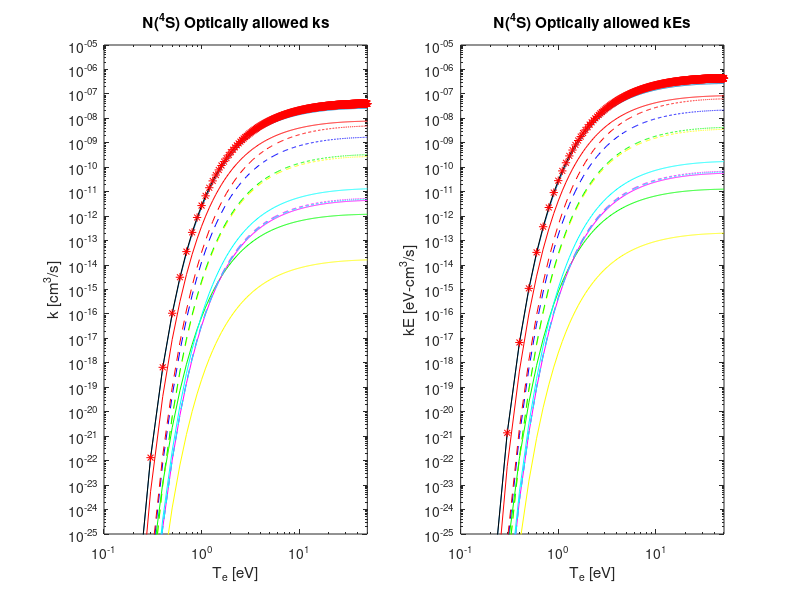
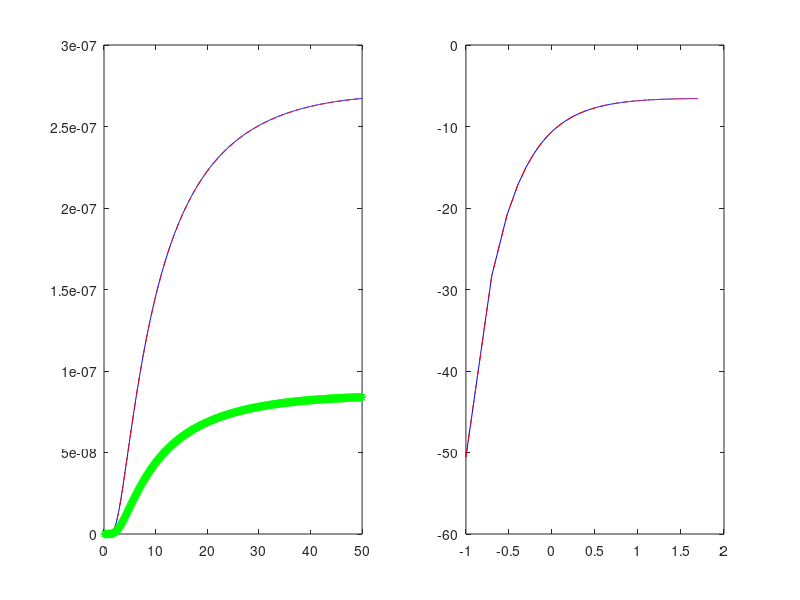

Source code (MATLAB) for these figures, in order:
function atomicN_excitation_allowed
%%%%%%%%%%%%%%%%%%%%%%%%%%%%%%%%%%%%%%%%%%%%%%%%%%%%%%%%%%%%%%%%%%%%%%%%
%%%
%%%   Computes the excitation rate constant for optically allowed
%%%   transitions for some atomic nitrogen species for Maxwellian
%%%   electrons. The formula for the rate constant is
%%%   
%%%   kmn = 1.6e-5*fnm*gnm/(Unm*sqrt(Te))*exp(-Unm/Te)
%%%
%%%   See NRL formulary pg 52 eq. (4)
%%%   See Taylor 1988 CR
%%%   See J. Phys. Chem. Ref. Data, Vol. 36, No. 4, 2007
%%%   See FLYCHCK manual pg 25
%%%


writedata = 0;


%%%    create electron temperature grid
%
Te = 0.1:0.1:50;   % [eV]
   
%%%%%%%%%%%%%%%%%%%%%%%%%%%%%%%%%%%%%%%%%%%%%%%%%%%%%%%%%%%%%%%%%%%%%%%
%%%
%%%           Define data for 4S transitions (29 total)
%%%

%%%   4S -> 4P3s (has 3 different spin states)
%
J = [1/2     3/2     5/2];
U = [10.326  10.330  10.336];   % [eV]
A = [4.00e0  4.03e0  4.07e0]*1e8;   % Einstein coefficient [Hz]
f = [4.32e-2 8.69e-2 1.32e-1];  % oscillator strength
%
k_1 = opt_allowed_Maxwell(Te,U(1),f(1));
k_2 = opt_allowed_Maxwell(Te,U(2),f(2));
k_3 = opt_allowed_Maxwell(Te,U(3),f(3));

k_4S_4P3s = k_1 + k_2 + k_3;
kE_4S_4P3s = U(1)*k_1 + U(2)*k_2 + U(3)*k_3;
kE4S4P3S_2 = 10.3319*opt_allowed_Maxwell(Te,10.3319,2.62e-1);
k_4Stot  = k_4S_4P3s;
kE_4Stot = kE_4S_4P3s;

%%%   4S -> 2P3s (has 2 different spin states)
%
J = [1/2     3/2];
U = [10.680  10.690];   % [eV]
A = [2.72e-4 4.94e-4]*1e8;   % Einstein coefficient [Hz]
f = [2.75e-6 9.96e-6];  % oscillator strength
%
k_1 = opt_allowed_Maxwell(Te,U(1),f(1));
k_2 = opt_allowed_Maxwell(Te,U(2),f(2));

k_4S_2P3s = k_1 + k_2;
kE_4S_2P3s = U(1)*k_1 + U(2)*k_2;
k_4Stot  = k_4Stot  + k_4S_2P3s;
kE_4Stot = kE_4Stot + kE_4S_2P3s;

%%%   4S -> 4P2p4 (has 3 different spin states)
%
J = [1/2     3/2     5/2];
U = [10.932  10.929  10.924];   % [eV]
A = [1.51e00 1.49e00 1.44e00]*1e8;   % Einstein coefficient [Hz]
f = [1.46e-2 2.87e-2 4.16e-2];  % oscillator strength
%
k_1 = opt_allowed_Maxwell(Te,U(1),f(1));
k_2 = opt_allowed_Maxwell(Te,U(2),f(2));
k_3 = opt_allowed_Maxwell(Te,U(3),f(3));

k_4S_4Pp4 = k_1 + k_2 + k_3;
kE_4S_4Pp4 = U(1)*k_1 + U(2)*k_2 + U(3)*k_3;
kE4S4Pp4_2 = 10.92*opt_allowed_Maxwell(Te,10.92,8.49e-2);
k_4Stot  = k_4Stot  + k_4S_4Pp4;
kE_4Stot = kE_4Stot + kE_4S_4Pp4;


%%%   4S -> 2D3s (has 2 different spin states)
%
J = [3/2     5/2];
U = [12.357  12.357];   % [eV]
A = [1.86e-6 8.40e-6]*1e8;   % Einstein coefficient [Hz]
f = [2.81e-8 1.90e-7];  % oscillator strength
%
k_1 = opt_allowed_Maxwell(Te,U(1),f(1));
k_2 = opt_allowed_Maxwell(Te,U(2),f(2));

k_4S_2D3s = k_1 + k_2;
kE_4S_2D3s = U(1)*k_1 + U(2)*k_2;
k_4Stot  = k_4Stot  + k_4S_2D3s;
kE_4Stot = kE_4Stot + kE_4S_2D3s;


%%%   4S -> 4P4s (has 3 different spin states)
%
J = [1/2     3/2     5/2];
U = [12.848  12.853  12.862];   % [eV]
A = [5.52e-1 5.66e-1 5.94e-1]*1e8;   % Einstein coefficient [Hz]
f = [3.86e-3 7.90e-3 1.24e-2];  % oscillator strength
%
k_1 = opt_allowed_Maxwell(Te,U(1),f(1));
k_2 = opt_allowed_Maxwell(Te,U(2),f(2));
k_3 = opt_allowed_Maxwell(Te,U(3),f(3));

k_4S_4P4s  = k_1 + k_2 + k_3;
kE_4S_4P4s = U(1)*k_1 + U(2)*k_2 + U(3)*k_3;
k_4Stot  = k_4Stot  + k_4S_4P4s;
kE_4Stot = kE_4Stot + kE_4S_4P4s;


%%%   4S -> 2P4s (has 2 different spin states)
%
J = [1/2     3/2];
U = [12.912  12.922];   % [eV]
A = [1.69e-3 3.75e-3]*1e8;   % Einstein coefficient [Hz]
f = [1.16e-5 5.18e-5];  % oscillator strength
%
k_1 = opt_allowed_Maxwell(Te,U(1),f(1));
k_2 = opt_allowed_Maxwell(Te,U(2),f(2));

k_4S_2P4s = k_1 + k_2;
kE_4S_2P4s = U(1)*k_1 + U(2)*k_2;
k_4Stot  = k_4Stot  + k_4S_2P4s;
kE_4Stot = kE_4Stot + kE_4S_2P4s;


%%%   4S -> 2P3d (has 2 different spin states)
%
J = [1/2     3/2];
U = [12.975  12.971];   % [eV]
A = [2.63e-3 4.29e-3]*1e8;   % Einstein coefficient [Hz]
f = [1.80e-5 5.88e-5];  % oscillator strength
%
k_1 = opt_allowed_Maxwell(Te,U(1),f(1));
k_2 = opt_allowed_Maxwell(Te,U(2),f(2));

k_4S_2P3d = k_1 + k_2;
kE_4S_2P3d = U(1)*k_1 + U(2)*k_2;
k_4Stot  = k_4Stot  + k_4S_2P3d;
kE_4Stot = kE_4Stot + kE_4S_2P3d;


%%%   4S -> 4F3d (has 2 different spin states)
%
J = [3/2     5/2];
U = [12.977  12.979];   % [eV]
A = [1.40e-4 3.37e-3]*1e8;   % Einstein coefficient [Hz]
f = [1.91e-6 6.92e-5];  % oscillator strength
%
k_1 = opt_allowed_Maxwell(Te,U(1),f(1));
k_2 = opt_allowed_Maxwell(Te,U(2),f(2));

k_4S_4F3d = k_1 + k_2;
kE_4S_4F3d = U(1)*k_1 + U(2)*k_2;
k_4Stot  = k_4Stot  + k_4S_4F3d;
kE_4Stot = kE_4Stot + kE_4S_4F3d;


%%%   4S -> 2F3d (has 1 spin state)
%
J = 5/2;
U = 12.995;   % [eV]
A = 1.95e-1*1e8;   % Einsten coefficient [Hz]
f = 4.00e-3;  % oscillator strength
%
k_4S_2F3d = opt_allowed_Maxwell(Te,U,f);
kE_4S_2F3d = U*k_4S_2F3d;
k_4Stot  = k_4Stot  + k_4S_2F3d;
kE_4Stot = kE_4Stot + kE_4S_2F3d;


%%%   4S -> 4P3d (has 3 different spin states)
%
J = [1/2     3/2     5/2];
U = [13.004  13.001  12.997];   % [eV]
A = [1.90e00 1.81e00 1.62e00]*1e8;   % Einstein coefficient [Hz]
f = [1.29e-2 2.47e-2 3.31e-2];  % oscillator strength
%
k_1 = opt_allowed_Maxwell(Te,U(1),f(1));
k_2 = opt_allowed_Maxwell(Te,U(2),f(2));
k_3 = opt_allowed_Maxwell(Te,U(3),f(3));

k_4S_4P3d  = k_1 + k_2 + k_3;
kE_4S_4P3d = U(1)*k_1 + U(2)*k_2 + U(3)*k_3;
k_4Stot  = k_4Stot  + k_4S_4P3d;
kE_4Stot = kE_4Stot + kE_4S_4P3d;


%%%   4S -> 4D3d (has 3 different spin states)
%
J = [1/2     3/2     5/2];
U = [13.016  13.018  13.019];   % [eV]
A = [7.62e-2 1.45e-1 1.12e-1]*1e8;   % Einstein coefficient [Hz]
f = [5.18e-4 1.97e-3 2.29e-3];  % oscillator strength
%
k_1 = opt_allowed_Maxwell(Te,U(1),f(1));
k_2 = opt_allowed_Maxwell(Te,U(2),f(2));
k_3 = opt_allowed_Maxwell(Te,U(3),f(3));

k_4S_4D3d  = k_1 + k_2 + k_3;
kE_4S_4D3d = U(1)*k_1 + U(2)*k_2 + U(3)*k_3;
k_4Stot  = k_4Stot  + k_4S_4D3d;
kE_4Stot = kE_4Stot + kE_4S_4D3d;


%%%   4S -> 2D3d (has 2 different spin states)
%
J = [3/2     5/2];
U = [13.033  13.036];   % [eV]
A = [7.62e-2 1.45e-1]*1e8;   % Einstein coefficient [Hz]
f = [2.32e-5 1.69e-4];  % oscillator strength
%
k_1 = opt_allowed_Maxwell(Te,U(1),f(1));
k_2 = opt_allowed_Maxwell(Te,U(2),f(2));

k_4S_2D3d = k_1 + k_2;
kE_4S_2D3d = U(1)*k_1 + U(2)*k_2;
k_4Stot  = k_4Stot  + k_4S_2D3d;
kE_4Stot = kE_4Stot + kE_4S_2D3d;


close(figure(2));
f2=figure(2); set(f2,'position', [50 100 1000 400]);
%
subplot(1,2,1);
loglog(Te,k_4S_4P3s);                % dominant energy contribution
hold on; plot(Te,k_4S_2P3s,'g');    
hold on; plot(Te,k_4S_4Pp4,'r');    % dominant energy contribution
hold on; plot(Te,k_4S_2D3s,'y');
hold on; plot(Te,k_4S_4P4s,'b--');  % dominant energy contribution
hold on; plot(Te,k_4S_2P4s,'magenta');
hold on; plot(Te,k_4S_2P3d,'magenta--');
hold on; plot(Te,k_4S_4F3d,'cyan--');
hold on; plot(Te,k_4S_2F3d,'y--');
hold on; plot(Te,k_4S_4P3d,'r--');  % dominant energy contribution
hold on; plot(Te,k_4S_4D3d,'g--');
hold on; plot(Te,k_4S_2D3d,'cyan');
hold on; plot(Te,k_4Stot,'black');  % total
hold on; plot(Te,k_4S_4P3s+k_4S_4Pp4+k_4S_4P4s+k_4S_4P3d,'r*');
axis([1e-1 50 1e-25 1e-5]); xlabel('T_e [eV]'); ylabel('k [cm^3/s]');
title('N(^4S) Optically allowed ks');
%
subplot(1,2,2);
loglog(Te,kE_4S_4P3s);                % dominant energy contribution
hold on; plot(Te,kE_4S_2P3s,'g');    
hold on; plot(Te,kE_4S_4Pp4,'r');     % dominant energy contribution
hold on; plot(Te,kE_4S_2D3s,'y');
hold on; plot(Te,kE_4S_4P4s,'b--');   % dominant energy contribution
hold on; plot(Te,kE_4S_2P4s,'magenta');
hold on; plot(Te,kE_4S_2P3d,'magenta--');
hold on; plot(Te,kE_4S_4F3d,'cyan--');
hold on; plot(Te,kE_4S_2F3d,'y--');
hold on; plot(Te,kE_4S_4P3d,'r--');  % dominant energy contribution
hold on; plot(Te,kE_4S_4D3d,'g--');
hold on; plot(Te,kE_4S_2D3d,'cyan');
hold on; plot(Te,kE_4Stot,'black');  % total
hold on; plot(Te,kE_4S_4P3s+kE_4S_4Pp4+kE_4S_4P4s+kE_4S_4P3d,'r*');
axis([1e-1 50 1e-25 1e-5]); xlabel('T_e [eV]'); ylabel('kE [eV-cm^3/s]');
title('N(^4S) Optically allowed kEs');

%%%
%%%
%%%

close(figure(4));
figure(4); 
subplot(1,2,1);
plot(Te,kE_4S_4P3s,'b'); 
hold on; plot(Te,kE4S4P3S_2,'r--');
%
hold on; plot(Te,kE_4S_4Pp4,'g');
hold on; plot(Te,kE4S4Pp4_2,'g*');
%axis([0.1 40 1e-25 1e-6]);
%
subplot(1,2,2);
plot(log10(Te),log10(kE_4S_4P3s),'b'); 
hold on; plot(log10(Te),log10(kE4S4P3S_2),'r--'); 
%axis([0.1 40 1e-25 1e-6]);

%%%
%%%
%%%
%%%%%%%%%%%%%%%%%%%%%%%%%%%%%%%%%%%%%%%%%%%%%%%%%%%%%%%%%%%%%%%%%%%%%%%



%%%%%%%%%%%%%%%%%%%%%%%%%%%%%%%%%%%%%%%%%%%%%%%%%%%%%%%%%%%%%%%%%%%%%%%
%%%
%%%   create maxwellian avaraged rate constant for optically
%%%   allowed transitions
%%%
function kconst = opt_allowed_Maxwell(Te,U,f)

    Gaunt = 0.15+0.28*exp(U./Te).*expint(U./Te);
    kconst = 1.578e-5./sqrt(Te).*Gaunt.*exp(-U./Te)*f/U;

end

%%%
%%%
%%%%%%%%%%%%%%%%%%%%%%%%%%%%%%%%%%%%%%%%%%%%%%%%%%%%%%%%%%%%%%%%%%%%%%%



end


       